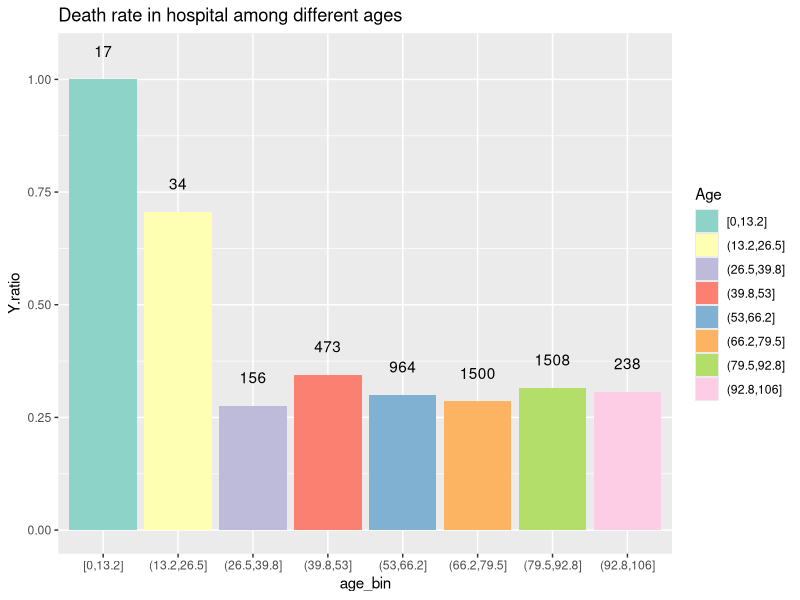
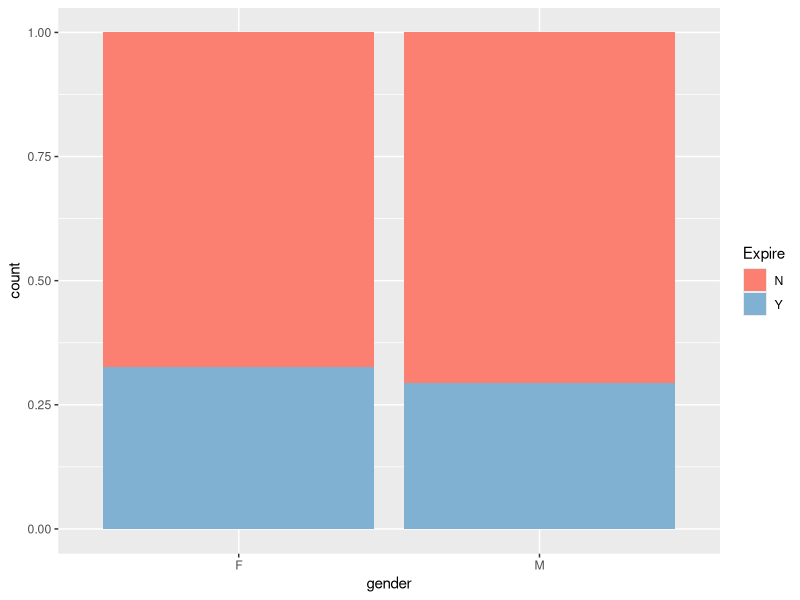

Recreate these plots in R, in order. (Note: this script raises an error after producing the figures.)
## ---- chunk 1
### Load helper packages ###
loadlibs = function(libs) {
  for(lib in libs) {
    class(lib)
    if(!do.call(require,as.list(lib))) {install.packages(lib)}
    # second argument of require() must be a list 
    do.call(require,as.list(lib))
  }
}

libs = c("tidyr","magrittr","purrr","dplyr","stringr","readr","data.table", "lubridate","ggplot2","modelr","rpart","broom","plotROC","rpart.plot","knitr")

loadlibs(libs)

#--- synthetic depression data
depressionData = data.frame( # do not change "depressionData"
  pregnant = c(1,0,1,1),
  depressed = c("yes","yes","no","no") %>% as.factor(),
  hospitalized = c(1, 0, 0, 0) %>% as.logical()
) %>% tbl_df()

#--- tree: a model that outputs the odds of hospitalization from inputs of data (datums)
tree = data.frame( # do not change "tree"
  splitVariable = c("depressed", "pregnant", NA, NA, NA),
  split = c("yes", 1, NA, NA, NA),
  trueChild = c(2, 4, NA, NA, NA),
  falseChild = c(3, 5, NA, NA, NA),
  odds = c(NA, NA, 0.1, 2, 3)
)
## ---- chunk 2
predictOddsOnDataSet = function(tree, data, active = 1) {
  apply(data, 1, (function(x) {predictedOdds(tree=tree, x, active=1)})  )
}

predictedOdds = function(tree, datum, active = 1) {
  
  if(is.na(tree[active,"splitVariable"])) { 
    
    return(tree$odds[active])
    
  } else {                                  
    
    if( (datum[[tree[active,"splitVariable"] %>% as.character]] %>% as.character) ==
tree[active,"split"])
      return(predictedOdds(tree, datum, active = tree[active,"trueChild"]))
    
    else
      return(predictedOdds(tree, datum, active = tree[active,"falseChild"]))
  }
}
predictOddsOnDataSet(tree, depressionData) 

## ---- chunk 3
depressionData <- depressionData %>%
  mutate(odds=predictOddsOnDataSet(tree,depressionData),
         probability= round(odds/(1+odds),2))
# Print 
depressionData
## ---- chunk 4
depressionData <- depressionData %>%
  mutate(pred_hospital=ifelse(probability>0.5,TRUE,FALSE) %>% as.factor())
# calculate the confusion matrix
confMat <- table(depressionData$pred_hospital,depressionData$hospitalized)
# accuracy
sum(diag(confMat))/sum(confMat)
## ---- chunk 5
# sensitivity = true positive rate(recall)
confMat['TRUE','TRUE']/(confMat['TRUE','TRUE']+confMat['FALSE','TRUE'])
## ---- chunk 6
# sensitivity = true negative rate
confMat['FALSE','FALSE']/(confMat['FALSE','FALSE']+confMat['TRUE','FALSE'])
## ---- chunk 7
# precistion = positive predictive value
confMat['TRUE','TRUE']/(confMat['TRUE','TRUE']+confMat['TRUE','FALSE'])
## ---- chunk 8
# recall = TP rate
confMat['TRUE','TRUE']/(confMat['TRUE','TRUE']+confMat['FALSE','TRUE'])
## ---- chunk 9
modifyTree <- function(tree, index){
    if(!is.na(tree[index,'splitVariable'])){
        stop(paste0("Index ", index, " is not a leaf node"))
    }else{
        # convert to character for modifying tree
        tree[, 'splitVariable'] <- as.character(tree[, 'splitVariable'])
        tree[, 'split'] <- as.character(tree[, 'split']) 
        
        
        parentOdds <- tree[index, 'odds']
        
        # split the index node in the tree by 'hospitalized'
        tree[index, 'splitVariable'] <- 'hospitalized'
        tree[index, 'split'] <- T
        
        # specify the no. of newly added nodes in trueChild, falseChild
        currentMaxNodeNumber <- max(c(tree$trueChild, tree$falseChild), na.rm=T)
        tree[index, 'trueChild'] <- currentMaxNodeNumber + 1
        tree[index, 'falseChild'] <- currentMaxNodeNumber + 2
        tree[index, 'odds'] <- NA
        
        # add two new leaf nodes
        leafNode <- data.frame(splitVariable=NA, split=NA, trueChild=NA, falseChild=NA, odds=parentOdds)
        node1 <- leafNode
        node2 <- leafNode
        
        # add into tree
        tree <- rbind(tree, node1)
        tree <- rbind(tree, node2)
        
        # convert to factor after adding new nodes
        tree[,'splitVariable'] <- as.factor(tree[,'splitVariable'])
        tree[,'split'] <- as.factor(tree[,'split'])
        
        return(tree)
    }
}

## ---- chunk 10
demographic <- read_csv("demographic_detail.csv")
icd9 <- read_csv("icd9.csv")
icu.stay <- read_csv("icustay_detail.csv")
mycol <- c('#8dd3c7','#ffffb3','#bebada','#fb8072','#80b1d3','#fdb462','#b3de69','#fccde5','#d9d9d9','#bc80bd')

# create new column:age
icu.stay.select <- icu.stay %>% 
  mutate(icustay_admit_age = round(icustay_admit_age,0),
         age = year(dod)-year(dob)) %>%
  select(hospital_expire_flg,gender,subject_id, hadm_id, icustay_total_num, icustay_admit_age, age) %>% unique()

# in icd9, count the total assigned code for each patient and each hospitalization
# join demographic, icu.stay and icd9 data frame
# in joined data frame, create two columns: cumulative hospitalization and cumulative assigned code for each patient 
allpatient <- left_join(demographic,icu.stay.select,by=c("subject_id","hadm_id"))
allpatient = allpatient %>%
  arrange(subject_id,hadm_id)
icd9 = icd9 %>%
  group_by(subject_id,hadm_id) %>%
  summarise(ttlCode=length(code)) %>%
  arrange(subject_id,hadm_id) %>% as.data.frame()
allpatient = left_join(allpatient,icd9,by=c("subject_id","hadm_id"))
allpatient = allpatient %>% 
  group_by(subject_id) %>%
  mutate(number_hadm = seq(1,length(hadm_id)),
         number_code = cumsum(ttlCode)) %>% as.data.frame()

# remove duplicated data and select some columns 
uniqueid = unique(allpatient) %>% as.data.frame()
uniqueid = uniqueid %>%
  select(subject_id,hadm_id,ethnicity_descr,overall_payor_group_descr,admission_type_descr,admission_source_descr,icustay_total_num,icustay_admit_age,number_code,number_hadm,age,hospital_expire_flg,gender)
uniqueid = uniqueid %>%
  filter(!ethnicity_descr %in% c('AMERICAN INDIAN/ALASKA NATIVE','ASIAN - CHINESE','BLACK/CAPE VERDEAN','MULTI RACE ETHNICITY','UNABLE TO OBTAIN','ASIAN - VIETNAMESE','BLACK/HAITIAN',
'HISPANIC/LATINO - PUERTO RICAN','NATIVE HAWAIIAN OR OTHER PACIFIC ISLAND','WHITE - RUSSIAN'))

# transform some columns into factor 
for(i in c(3:6,12,13)){
  uniqueid[,i] <- as.factor(uniqueid[[i]])
}

# Other cleanning:
# 1. if age is NA, attach the overall median
uniqueid$age[is.na(uniqueid$age)] <- median(uniqueid$age,na.rm=T)
# 2. if no number_code , then set to 0
uniqueid$number_code[is.na(uniqueid$number_code)] <- 0
# 3. remove observations without label(hospital_expire_flg)
uniqueid = uniqueid %>%
  filter(!is.na(hospital_expire_flg))
# 4. remove NA gender
uniqueid = uniqueid %>%
    filter(!is.na(gender))
# 5. remove categories with few observations 
uniqueid = uniqueid %>%
    filter(!admission_source_descr %in% c("** INFO NOT AVAILABLE **","HMO REFERRAL/SICK"))

## ---- chunk 11
# age
uniqueid$age_bin <- cut_interval(uniqueid$age, n = 8)
uniqueid %>% 
    group_by(age_bin) %>% 
    summarize(Y.ratio = sum(as.numeric(hospital_expire_flg)-1)/length(hospital_expire_flg),
              N = length(hospital_expire_flg)) %>%
    ggplot(aes(x=age_bin, y=Y.ratio, fill=age_bin)) +
    geom_text(aes(label = N, y = Y.ratio + 0.05),position = position_dodge(0.9), vjust = 0)+
    geom_bar(stat='identity') +
    scale_fill_manual(values=mycol) +
    guides(fill=guide_legend(title="Age"))+
    ggtitle("Death rate in hospital among different ages")

## ---- chunk 12
# gender
uniqueid %>%
  filter(!is.na(gender)) %>%
  ggplot() + 
  geom_bar(aes(x=gender,fill=hospital_expire_flg),position='fill') +
  guides(fill=guide_legend(title="Expire"))+
  scale_fill_manual(values=mycol[4:5]) 

## ---- chunk 13
# ethnicity (v)

f <- c('AMERICAN INDIAN/ALASKA NATIVE','ASIAN - CHINESE','BLACK/CAPE VERDEAN','MULTI RACE ETHNICITY','UNABLE TO OBTAIN')

uniqueid %>%
  filter(!is.na(ethnicity_descr) &&
           !ethnicity_descr %in% f) %>%
  ggplot()+
  geom_bar(aes(x=ethnicity_descr,fill=hospital_expire_flg),position='fill') +
  coord_flip() + 
  scale_fill_manual(values=c(mycol[4],mycol[5]))+
  guides(fill=guide_legend(title="Expire"))+
  labs(x="Ethnicity")
## ---- chunk 14
uniqueid %>%
  group_by(overall_payor_group_descr) %>%
  summarise(Y.ratio = sum((as.numeric(hospital_expire_flg)-1))/length(hospital_expire_flg), 
            N = length(hospital_expire_flg)) %>%
  ggplot(aes(x =overall_payor_group_descr,y=Y.ratio,fill=overall_payor_group_descr)) +
  geom_text(aes(label = N, y = Y.ratio + 0.05),position = position_dodge(0.9), vjust = 0)+
  geom_bar(stat='identity') +
  coord_flip()+
  guides(fill=guide_legend(title="Insurance Type"))+
  scale_fill_manual(values=mycol)+
  labs(x='Type of Insurance')

## ---- chunk 15
# admission_source_descr
f <- c('** INFO NOT AVAILABLE **','HMO REFERRAL/SICK','TRANSFER FROM OTHER HEALT')
uniqueid %>%
  filter(!is.na(admission_source_descr) &
           !admission_source_descr %in% f) %>%
  ggplot()+
  geom_bar(aes(x=admission_source_descr,fill=hospital_expire_flg),position='fill')+
  coord_flip() + 
  guides(fill=guide_legend(title="Expire"))+
  scale_fill_manual(values=c(mycol[4],mycol[5]))+
  labs(x="Admission Source")
## ---- chunk 16
# type of admission
uniqueid %>% 
    group_by(admission_type_descr) %>% 
    summarize(Y.ratio = sum(as.numeric(hospital_expire_flg)-1)/length(hospital_expire_flg),
              N = length(hospital_expire_flg)) %>%
    ggplot(aes(x=admission_type_descr, y=Y.ratio, fill=admission_type_descr)) +
    geom_text(aes(label = N, y = Y.ratio + 0.05),position = position_dodge(0.9), vjust = 0)+
    geom_bar(stat='identity') +
    guides(fill=guide_legend(title="Type"))+
    scale_fill_manual(values=mycol[4:8])+
  labs(x="Admission Type")
  
## ---- chunk 17
# icustay_total_num
uniqueid %>% 
  filter(icustay_total_num < 4) %>%
    group_by(icustay_total_num) %>% 
    summarize(Y.ratio = sum(as.numeric(hospital_expire_flg)-1)/length(hospital_expire_flg),
              N = length(hospital_expire_flg)) %>%
    ggplot(aes(x=as.factor(icustay_total_num), y=Y.ratio, fill=as.factor(icustay_total_num))) +
    geom_text(aes(label = N, y = Y.ratio + 0.05),position = position_dodge(0.9), vjust = 0)+
    geom_bar(stat='identity') +
    guides(fill=guide_legend(title="ICU stays"))+
    scale_fill_manual(values=mycol)+
  labs(x="Number of ICU Stays")
## ---- chunk 18
# age at icu admission
uniqueid %>%
  filter(!is.na(icustay_admit_age)) %>%
  ggplot()+
  geom_density(aes(x=icustay_admit_age,color=hospital_expire_flg,fill=hospital_expire_flg),alpha=0.55) +
  scale_fill_manual(values=mycol[4:5])+
  labs(x="Age at ICU Admission")

## ---- chunk 19
# number of hospital admission
uniqueid$number_hadm_bin <- cut(uniqueid$number_hadm, breaks = c(seq(0,5), Inf), labels = c(as.character(seq(1,5)), ">5"))

uniqueid %>%
    group_by(number_hadm_bin) %>%
    summarize(Y.ratio = sum(as.numeric(hospital_expire_flg)-1)/length(hospital_expire_flg),
              N = length(hospital_expire_flg)) %>%
    ggplot(aes(x=number_hadm_bin, y=Y.ratio, fill=number_hadm_bin)) +
    geom_text(aes(label = N, y = Y.ratio + 0.05),position = position_dodge(0.9), vjust = 0)+
    geom_bar(stat='identity') +
    guides(fill=guide_legend(title="hospital\nadmission"))+
    scale_fill_manual(values=mycol)+
  labs(x="Number of Hospital Admission")
## ---- chunk 20
# number of assigned icd9 code
uniqueid$number_code_bin <- cut(uniqueid$number_code, breaks=c(0,5,10,20,40,Inf),labels=as.character(c(1,5,10,20,40),'>40'))
uniqueid %>%
    filter(!is.na(number_code_bin)) %>%
    group_by(number_code_bin) %>%
    summarize(Y.ratio = sum(as.numeric(hospital_expire_flg)-1)/length(hospital_expire_flg),
              N = length(hospital_expire_flg)) %>%
    ggplot(aes(x=number_code_bin, y=Y.ratio, fill=number_code_bin)) +
    geom_text(aes(label = N, y = Y.ratio + 0.05),position = position_dodge(0.9), vjust = 0)+
    geom_bar(stat='identity') +
    guides(fill=guide_legend(title="# of Code"))+
    scale_fill_manual(values=mycol)+
  labs(x="Number of Assigned icd9 Code")
## ---- chunk 21
i.train <- sample(seq(1,nrow(uniqueid)), nrow(uniqueid)*0.8)
Xtrain <- uniqueid[i.train,]
Xtest <- uniqueid[-i.train,]

lr = with(Xtrain,glm(hospital_expire_flg=='Y'~admission_source_descr+age+overall_payor_group_descr+admission_type_descr+icustay_total_num+icustay_admit_age+number_code+number_hadm,family = binomial("logit")))
lr_preds=predict(lr,Xtest,type='response')
lr_result = data.frame(round(lr_preds,2))

# age (coef:-0.0098)
lr_summary = summary(lr)

classification_metric <- function(actual_class, predicted_class){
    res = list()
    conf_mat = table(actual_class, predicted_class) 
    TN = conf_mat[1,1]
    FN = conf_mat[1,2]
    FP = conf_mat[2,1]
    TP = conf_mat[2,2]
    
    res[["accuracy"]] = (TN+TP)/(TN+FN+FP+TP)
    res[["sensitivity"]] = (TP)/(TP+FN)
    res[["specificity"]] = (TN)/(TN+FP)
    res[["precision"]] = (TP)/(TP+FP)
    res[["recall"]] = (TP)/(TP+FN) # same as sensitivity
    
    return(res)
}
## ---- chunk 22
# determine the threshold: sum(Xtrain$hospital_expire_flg=='Y')/nrow(Xtrain) which is 0.31
lr_cm <- classification_metric(Xtest$hospital_expire_flg=='Y',lr_preds>0.31)
lr_cm = lr_cm %>% as_data_frame() %>% melt()
kable(lr_cm,'html')
## ---- chunk 23
tree <- rpart(hospital_expire_flg=="Y"~ admission_source_descr+age+overall_payor_group_descr+admission_type_descr+icustay_total_num+icustay_admit_age+number_code+number_hadm,data=Xtrain, control=rpart.control(minsplit = 50))

tree_pred = predict(tree,newdata=Xtest,type='vector') 
## ---- chunk 24
rpart.plot(tree)
## ---- chunk 25
sum(Xtrain$hospital_expire_flg=='Y')/nrow(Xtrain)
tree_cm <- classification_metric(Xtest$hospital_expire_flg=='Y',tree_pred>0.314)
tree_cm = tree_cm %>% as_data_frame() %>% melt()
kable(tree_cm,'html')
## ---- chunk 26
# logistics regression:
# 1).train:
lr_train_model = uniqueid %>% crossv_kfold(5) %>%
  mutate(model = purrr::map(train,~glm(hospital_expire_flg=='Y'~admission_source_descr+age+overall_payor_group_descr+admission_type_descr+icustay_total_num+icustay_admit_age+number_code+number_hadm,data = .,family = binomial("logit"))))
# 2).test:
lr_prediction = lr_train_model %>%
  unnest(fitted = map2(model,test,~augment(.x,newdata=.y)),
  # unnest: make each element of the list in its own row
  # augment: do prediction + show them in relation to orginal data
  # still need to use predict(): because augment() only gives us 
  # linear predictor but we need fitted value instead.
         pred = map2(model,test,~predict(.x,.y,type='response')))
# 3). result:
lr_result = lr_prediction %>% 
  mutate(pred = round(pred,2)) %>%
  select(.id,pred,hospital_expire_flg)

# 4).ROC Curve:
lr_result = lr_result %>%
  mutate(truth = ifelse(hospital_expire_flg=='Y',1,0))
lr_roc = lr_result %>%
  ggplot(aes(d=truth,m=pred)) + geom_roc()
lr_roc +
  style_roc(theme = theme_grey) +
  ggtitle("logistic regression") + 
  annotate("text", x = .75, y = .25, 
           label = paste("AUC =", round(calc_auc(lr_roc)$AUC, 2))) +
  scale_x_continuous("1 - Specificity", breaks = seq(0, 1, by = .1))

## ---- chunk 27
# decision tree
# 1). create 5-fold 
folds = sample(rep(1:5,length=nrow(uniqueid)))
idx = seq_len(nrow(uniqueid))
cv = cbind(idx,folds) %>% as_tibble()
cv = cv %>% nest(-folds)
uniqueid$index <- seq_len(nrow(uniqueid))
cv = cv %>% 
  mutate(data = map(data, ~ .x %>% t() %>% c())) %>%
  arrange(folds) %>% 
  mutate(train = map(data, ~uniqueid %>% filter(!index %in% .x))) %>%
  mutate(test = map(data,~uniqueid %>% filter(index %in% .x)))

# 2). train + test + result:
tree_train_model = cv %>%
  mutate(tree = map(train,~rpart(hospital_expire_flg=="Y" ~ admission_source_descr+age+overall_payor_group_descr+admission_type_descr+icustay_total_num+icustay_admit_age+number_code+number_hadm, data=.x,control=rpart.control(minsplit = 50)))) %>%
  mutate(prediction = map2(tree,test,~predict(.x,newdata=.y,type='vector'))) %>%
  mutate(prediction = map(prediction,~.x)) %>%
  mutate(truth = map(test, ~.x$hospital_expire_flg=='Y'))

#3).ROC Curve:
truth <- unlist(tree_train_model$truth)
preds <- unlist(tree_train_model$prediction)
tree_roc <- data.frame(D=as.numeric(truth),M=preds)
tree_roc = tree_roc %>%
  ggplot(aes(d=D,m=M)) + geom_roc() 

tree_roc +
  style_roc(theme = theme_grey) +
  ggtitle("decision tree") + 
  annotate("text", x = .75, y = .25, 
           label = paste("AUC =", round(calc_auc(tree_roc)$AUC, 2))) +
  scale_x_continuous("1 - Specificity", breaks = seq(0, 1, by = .1))

## ---- chunk 28
sample_unit = 500
test_idx = sample(uniqueid$index,1500)
test = uniqueid[test_idx,] %>% as_data_frame()
train = uniqueid[-test_idx,] %>% as_data_frame()

plot_lc_lr = list()

for(i in 1:6){
  lc_train = dplyr::sample_n(train,sample_unit*i,replace=FALSE)
  #model
  lc_model_lr = glm(hospital_expire_flg=='Y'~admission_source_descr+age+overall_payor_group_descr+admission_type_descr+icustay_total_num+icustay_admit_age+number_code+number_hadm,data=lc_train,family = binomial("logit"))
  #prediction 
  lc_pred_lr = predict(lc_model_lr,test,type='response')
  lr_cm = classification_metric(test$hospital_expire_flg=='Y',lc_pred_lr>sum(lc_train$hospital_expire_flg=="Y")/nrow(lc_train))
  lr_cm[["sample_size"]] = round(sample_unit*i,0)
  plot_lc_lr[[i]] = lr_cm %>% unlist()
}
plot_lc_lr <- do.call("rbind",plot_lc_lr) %>% as.data.frame()
plot_lc_lr$model <- rep("LR",nrow(plot_lc_lr))

## ---- chunk 29
plot_lc_dt <- list()

for(i in 1:6){
  lc_train = dplyr::sample_n(train,sample_unit*i)
  #model
  lc_model_dt = rpart(hospital_expire_flg=="Y" ~ admission_source_descr+age+overall_payor_group_descr+admission_type_descr+icustay_total_num+icustay_admit_age+number_code+number_hadm,data=lc_train,control=rpart.control(minsplit = 50))
  #prediction 
  lc_pred_dt = predict(lc_model_dt,newdata=test,type='vector') #matrix
  dt_cm = classification_metric(test$hospital_expire_flg=='Y',lc_pred_dt> sum(lc_train$hospital_expire_flg=="Y")/nrow(lc_train))
  dt_cm[["sample_size"]] = sample_unit*i
  plot_lc_dt[[i]] = dt_cm %>% unlist()
}

plot_lc_tree <- do.call("rbind",plot_lc_dt) %>% as.data.frame()
plot_lc_tree$model <- rep("DT",nrow(plot_lc_tree))


comb <- rbind(plot_lc_lr,plot_lc_tree)
ggplot(comb, aes(x=sample_size, y=accuracy, color=model))+
  geom_line()
## ---- chunk 30
tmp <- uniqueid[1,]
tmp$age <- 61
tmp$gender <- "M"
tmp$ethnicity_descr <- "WHITE"
tmp$overall_payor_group_descr <- "PRIVATE"
tmp$admission_source_descr <- "PHYS REFERRAL/NORMAL DELI"
tmp$admission_type_descr <- "URGENT"
tmp$icustay_total_num <- 1
tmp$icustay_admit_age <- 58
tmp$number_hadm <- 2
tmp$number_code <- 11
# lr is from step b
tmp_preds=predict(lr,tmp,type='response')
odds <- tmp_preds/(1-tmp_preds)
## ---- chunk 31

lr_coef = lr$coefficients 
m = min(abs(lr_coef))
lr_coef_adj = lr_coef/m

# adjusted coefficients to have 2 significant digits
for(i in 1:length(lr_coef_adj)){
  if(abs(lr_coef_adj[i]) > 100)
    lr_coef_adj[i] = round(lr_coef_adj[i],-2)
  else
    lr_coef_adj[i] = round(lr_coef_adj[i],0)
}

# patient's data
tmp <- uniqueid[1,]
tmp$age <- 78 # -400
tmp$gender <- "F"
tmp$ethnicity_descr <- "BLACK/AFRICAN AMERICAN"
tmp$overall_payor_group_descr <- "MEDICARE" # -59
tmp$admission_source_descr <- "CLINIC REFERRAL/PREMATURE"
tmp$admission_type_descr <- "EMERGENCY" # 300
tmp$icustay_total_num <- 1 #92
tmp$icustay_admit_age <- 76.5 # 400
tmp$number_hadm <- 3 # -300
tmp$number_code <- 14 # 3


# plot
points=seq(-1000,1000,100)
approx_prob = list()

for(i in 1:length(points)){
  log_odds_increased = points[i]*m
  odds = exp(log_odds_increased)
  approx_prob[[i]] = odds/(1+odds)
}

plot = approx_prob %>% unlist() %>% cbind(points) %>% as_data_frame()
colnames(plot) <- c('prob.death','points')
plot %>%
  ggplot()+
  geom_line(aes(x=points,y=prob.death))

# calculate the points for this patient
points = 78*(-400)+(-59)+300+92+76.5*400+3*(-300)+14*3
log_odds_increased = points*m # points/(1/m)
odds = exp(log_odds_increased)
approx_prob = odds/(1+odds)

predict(lr,tmp,type='response')
